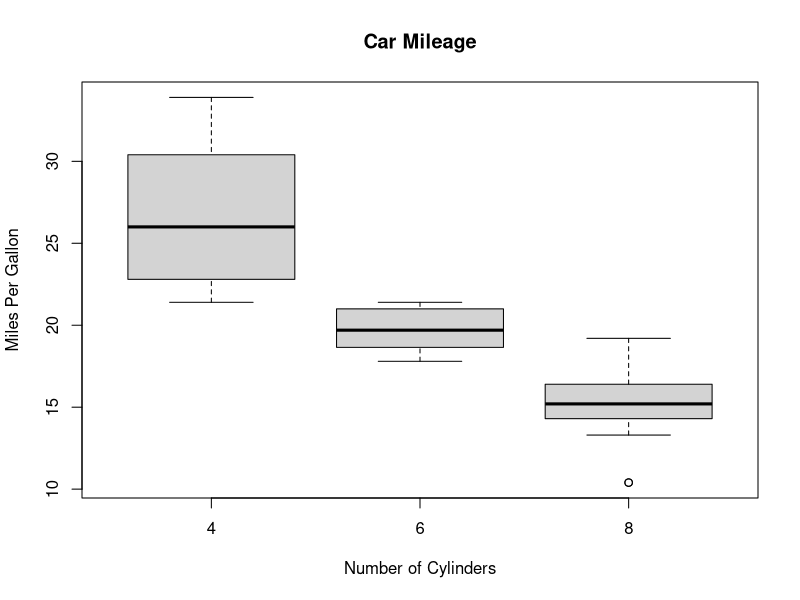

This figure's R source:
# 1.	Create a box and whisker plot by class using mtcars dataset.

boxplot(mpg~cyl,data=mtcars, main="Car Mileage", 
        xlab="Number of Cylinders", ylab="Miles Per Gallon")

